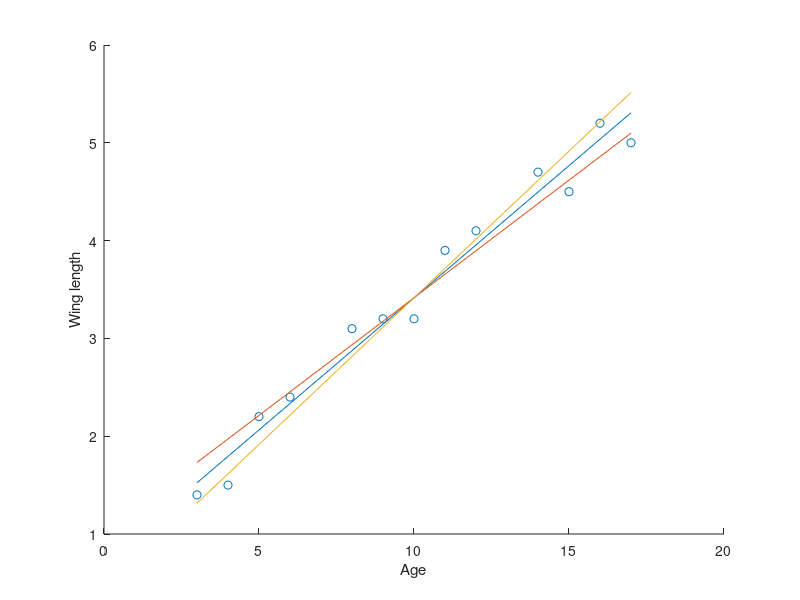

Write the MATLAB code that produced this figure.
close all; clear all; clc; clf;

%Exercise1-1

Age = [3 4 5 6 8 9 10 11 12 14 15 16 17]; 
Wing_length = [1.4 1.5 2.2 2.4 3.1 3.2 3.2 3.9 4.1 4.7 4.5 5.2 5];

hold on;
scatter(Age,Wing_length);
xlabel('Age');
ylabel('Wing length');

%Exercise1-2


n = length(Age); 
SumX = sum(Age); 
MeanX = mean(Age); 
SumXsq = sum(Age.^2);  
Sumx2 = SumXsq - SumX^2/n; 

SumY = sum(Wing_length); 
MeanY = mean(Wing_length); 
SumXY = sum(Age.*Wing_length);
Sumxy = SumXY - SumX*SumY/n;
SumYsq = sum(Wing_length.^2);


b = Sumxy/Sumx2;

a=MeanY - b*MeanX;

X = [3 17];
WingLengthPred = a + b*X;
plot(X,WingLengthPred);

%Exercise1-3

df = n-2;
totalsumsquare = SumYsq - SumY^2/n;
regressionsumsquare = Sumxy^2/Sumx2;
residualsumsquare=totalsumsquare-regressionsumsquare;
syx=sqrt((residualsumsquare/df));
sb=sqrt(syx^2/Sumx2);
t=(b-0)/sb;
p = 1-tcdf(t,n-2); %p < 0.05

%Exercise1-4

t2=-1*tinv(.05/2,n-2);
lower_CI=b-t2*sb; 
higher_CI=b+t2*sb;

lower_CI_intercept=MeanY-lower_CI*MeanX; %intercept for lower CI
higher_CI_intercept=MeanY-higher_CI*MeanX; %intercept for upper CI
plot(X,lower_CI*X+lower_CI_intercept);
plot(X,higher_CI*X+higher_CI_intercept);

%Exercise1-5

r=regressionsumsquare/totalsumsquare;



